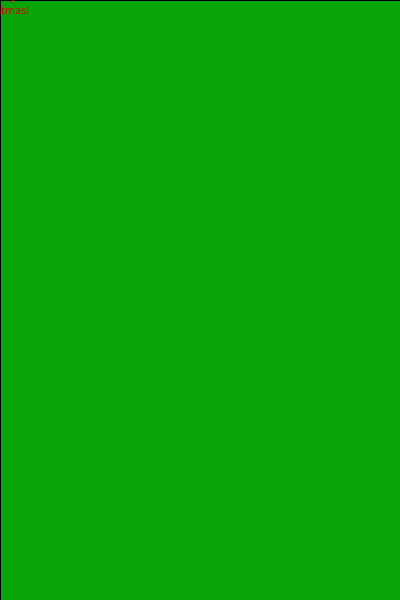
Frame 1 (no input)
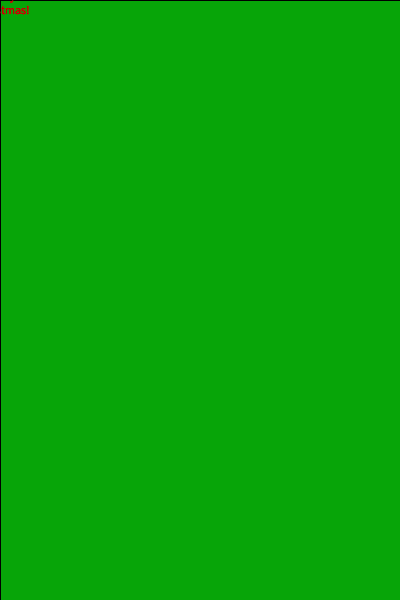
Frame 60 (the mouse pressed at the canvas centre just before this capture)
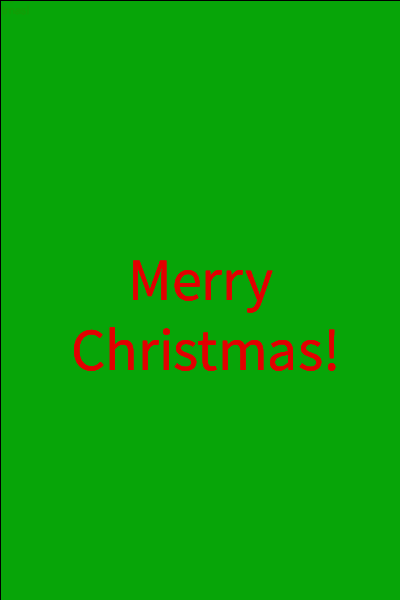
Frame 120 (the mouse held since frame 60 and released just before this capture)

The Processing sketch that drew these frames (run headless with seeded random() and noise(); from frame 60 on, the mouse is pressed at the canvas centre):

// Processing sketch: processing_48504
// ── processing_48504.pde

void setup()
{
  size(400, 600);
  background(7, 165,8);
  smooth();
  textAlign(CENTER);
  textSize(12);


}

void draw()
{
  fill(7,165,8,25);
  rect(0,0,width,height);
  fill(random(175,255),random(0),random(0));
  textSize(mouseY/5);
  text("Merry\n Christmas!", mouseX, mouseY);
  
}
